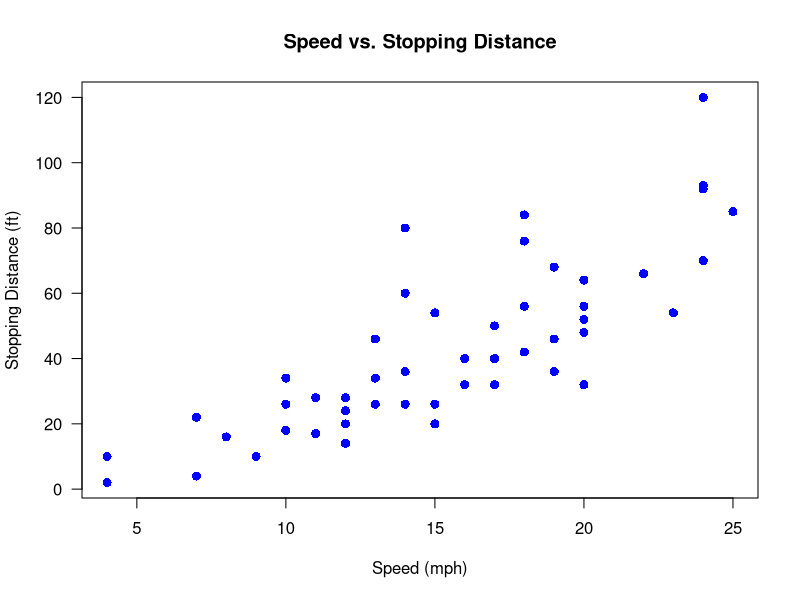
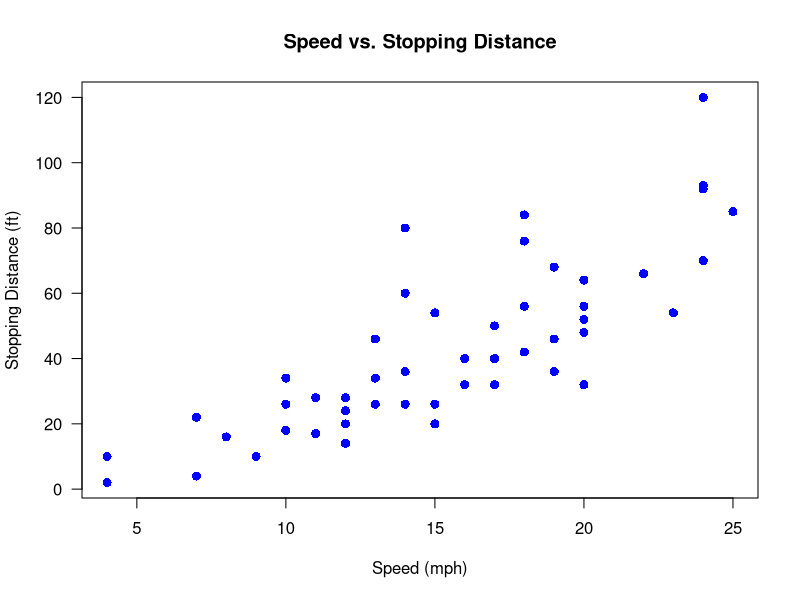

R code for these plots, in order: (Note: this script raises an error after producing the figures.)
## ---- chunk 1
# The code, which is reused for display
my_Code <- quote(
  plot(cars, main = "Speed vs. Stopping Distance",
       xlab = "Speed (mph)", 
       ylab = "Stopping Distance (ft)",
       col = "blue", pch = 16, cex = 1.2, lwd = 2, las = 1)
)
## ---- chunk 2
eval(my_Code)
plot_Path <- knitr::fig_chunk('plot-gen', 'pdf')
## ---- chunk 3
eval(my_Code)
## ---- chunk 4
cat('<details><summary>Show R code</summary>\n\n')
show_md_Code(my_Code)
cat('\n</details>')
## ---- chunk 5
